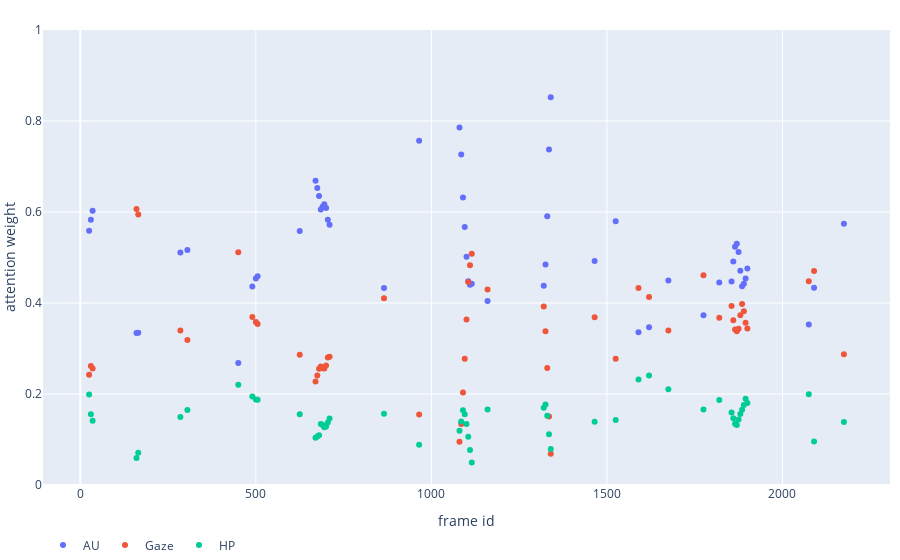

Notebook source saved alongside this figure:
### Code cell
get_attention_weight_pattern("4_d_agh_wsum", 5, 'video21', ['AU', 'Gaze', 'HP'])
